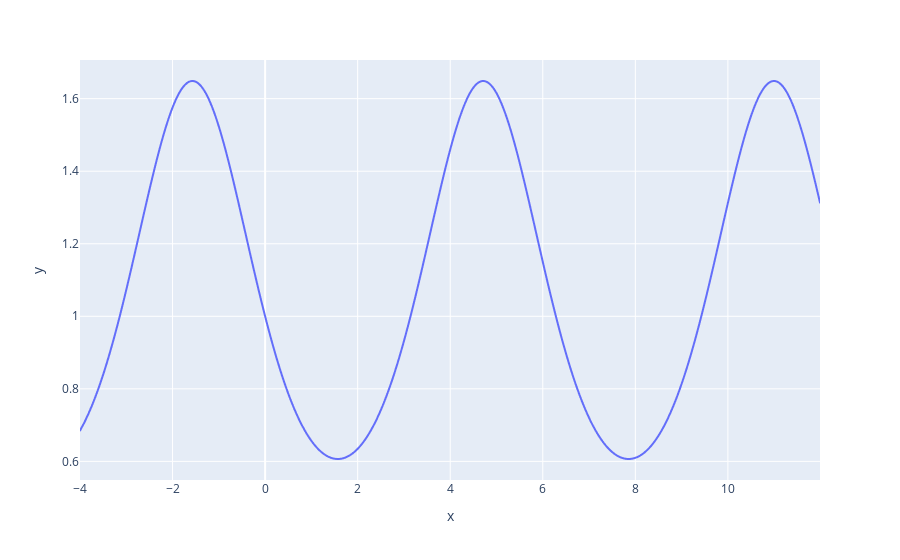

The code cell stored with this chart in its notebook:
### Markdown cell above
### 3.0 Funktionsplot

### Code cell
x = np.arange(x_min, x_max, 0.01)

res = [f_x(_) for _ in x]
y, derivative = zip(*res)

df = pd.DataFrame(
    {
        "x": x,
        "y": y,
        "derivative": derivative,
    }
)

px.line(df, x="x", y="y")

### Figure 1 — Plotly figure (JSON) as saved in the notebook; plotly's stock layout.template omitted (floating-point values rounded to 4 significant figures; data arrays with more than 128 entries replaced by an {"elided": "..."} marker saying what was removed)
{"data": [{"hovertemplate": "x=%{x}<br>y=%{y}<extra></extra>", "legendgroup": "", "line": {"color": "#636efa", "dash": "solid"}, "marker": {"symbol": "circle"}, "mode": "lines", "name": "", "showlegend": false, "type": "scattergl", "x": {"elided": "1600 float values"}, "xaxis": "x", "y": {"elided": "1600 float values"}, "yaxis": "y"}], "layout": {"legend": {"tracegroupgap": 0}, "margin": {"t": 60}, "xaxis": {"anchor": "y", "domain": [0, 1], "title": {"text": "x"}}, "yaxis": {"anchor": "x", "domain": [0, 1], "title": {"text": "y"}}}}
